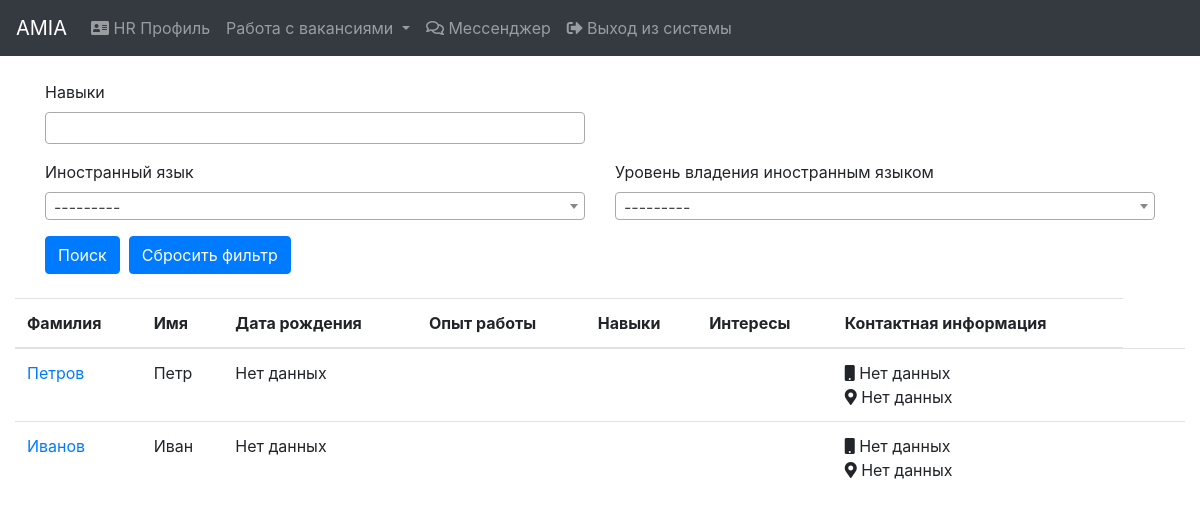
Page /hr/profiles/ (signed in) on the committed database.
### social_profile/models.py (models this page shows, shortened)
class SocialProfile(models.Model):
    user = models.OneToOneField(User, on_delete=models.CASCADE)
    last_name = models.CharField(max_length=100, verbose_name="Last name")
    first_name = models.CharField(max_length=100, verbose_name="First name")
    patronymic = models.CharField(max_length=100, verbose_name="Patronymic", blank=True, null=True)
    email = models.EmailField(verbose_name="E-mail")
    date_of_birth = models.DateField(verbose_name="Date_of_birth", blank=True, null=True)
    status = models.IntegerField(verbose_name="Status", default=1)
    date_added = models.DateTimeField(verbose_name="Date_added", auto_now_add=True)
    profile_img = models.ImageField(verbose_name="Profile_img", blank=True, null=True, upload_to='profile')
    about_myself = models.TextField(verbose_name="About_myself", blank=True, null=True)
    contact_information_phone = models.CharField(max_length=255, verbose_name="Phone", blank=True, null=True)
    contact_information_address = models.CharField(max_length=255, verbose_name="Address", blank=True, null=True)
    education = models.ManyToManyField(Specialty, verbose_name="Education", through="EducationWithInfo")
    work_experience = models.ManyToManyField(WorkExperience, verbose_name="Work experience")
    interests = models.ManyToManyField(Interest, verbose_name="Interests", blank=True)
    skills = models.ManyToManyField(Skill, verbose_name="Skills", blank=True)
    languages = models.ManyToManyField(Language, verbose_name="Language", through='LanguageWithLevel')
    class Meta:
        ordering = ('last_name',)
        verbose_name = 'Social profile'
        verbose_name_plural = 'Social profiles'

### hr/views.py (the view)
# urls.py: path('profiles/', views.ProfilesView.as_view(), name='profiles'),
class ProfilesView(LoginRequiredMixin, View):
    def get(self, request):
        f = ProfileFilter(request.GET, queryset=SocialProfile.objects.exclude(user=request.user).distinct().order_by('-pk'))
        paginator = Paginator(f.qs, 50)
        page = request.GET.get('page')
        profiles = paginator.get_page(page)
        return render(request, 'hr/profiles/profiles.html', {'profiles': profiles,
                                                             'filter': f,
                                                             })

### context_processors/models_context.py (called while the page is built)
def models_context(request):
    return {'educational': EducationalInstitution.objects.all(),
            'language_levels': LanguageLevel.objects.all(),
            'languages': Language.objects.all(),
            'specialties': Specialty.objects.all(),
            'skills': Skill.objects.all(),
            'interests': Interest.objects.all(),
            }

### social_profile/models.py (called while the page is built)
    def __str__(self):
        return self.skill_name

    def __str__(self):
        return self.language_name

### hr/templates/hr/profiles/profiles.html (shortened to what this page needs)
{% extends 'base.html' %}
{% block content %}
    {% include 'hr/navbar_hr.html' %}<br>
    <div class="container-fluid">
        {% include 'hr/profiles/search_form.html' %}<br>
        <div class="row">
            <div class="col-lg-12">
                <table class="table table-hover">
                    <thead>
                    <tr>
                        <th scope="col">Фамилия</th>
                        <th scope="col">Имя</th>
                        <th scope="col">Дата рождения</th>
                        <th scope="col">Опыт работы</th>
                        <th scope="col">Навыки</th>
                        <th scope="col">Интересы</th>
                        <th scope="col">Контактная информация</th>
                    </tr>
                    </thead>
                    <tbody>
                    {% for profile in profiles %}
                        <tr>
                            <td><a href="{% url 'profile:profile_data' profile.id %}">{{ profile.last_name }}</a></td>
                            <td>{{ profile.first_name|default:"Нет данных" }}</td>
                            <td>
                                {{ profile.date_of_birth|default:"Нет данных" }}</td>
                            <td>
                            </td>
                            <td>
                            </td>
                            <td>
                            </td>
                            <td>
                                <i class="fas fa-mobile"></i> {{ profile.contact_information_phone|default:"Нет данных" }}<br>
                                <i class="fas fa-map-marker-alt"></i> {{ profile.contact_information_address|default:"Нет данных" }}
                            </td>
                            <td></td>
                            <td></td>
                        </tr>
                    {% endfor %}
                    </tbody>
                </table>
            </div>
        </div>
    </div>
{% endblock %}

### rows in the picture
SocialProfile: last_name "Петров", first_name "Петр", date_of_birth "Нет данных", contact_information_phone "Нет данных", contact_information_address "Нет данных"
SocialProfile: last_name "Иванов", first_name "Иван", date_of_birth "Нет данных", contact_information_phone "Нет данных", contact_information_address "Нет данных"
